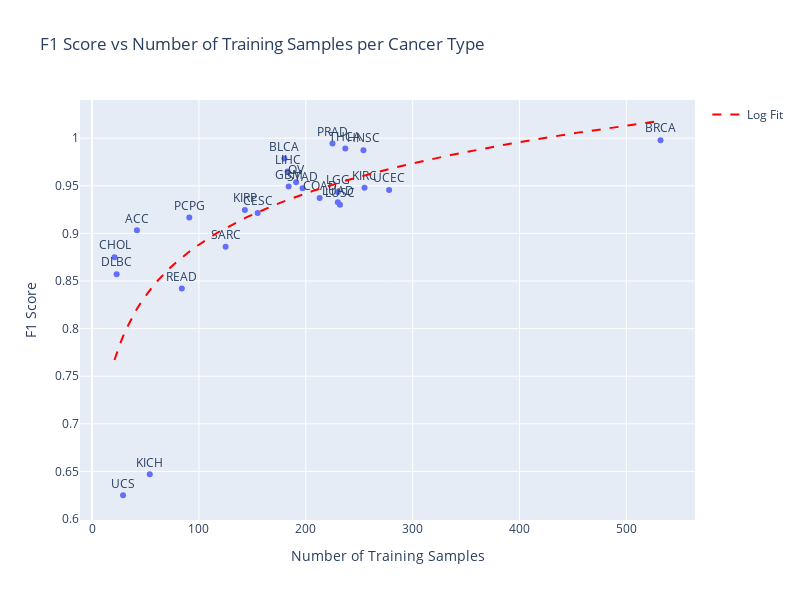

Source (notebook cell):
### Code cell
from scipy.optimize import curve_fit

# Define a function to fit (logarithmic model)
def log_func(x, a, b):
    return a * np.log(x) + b

# Fit the curve
x_data = df_val_f1_label_filter['n_train']
y_data = df_val_f1_label_filter['f1']
params, _ = curve_fit(log_func, x_data, y_data)

# Predict values using the fitted model
x_fit = np.linspace(min(x_data), max(x_data), 100)
y_fit = log_func(x_fit, *params)

# Plot
fig = px.scatter(
    df_val_f1_label_filter,
    x='n_train',
    y='f1',
    text='label',
    labels={'n_train': 'Number of Training Samples', 'f1': 'F1 Score'},
    hover_data=['label', 'n_train', 'n_val', 'f1'],
    title='F1 Score vs Number of Training Samples per Cancer Type'
)

# Add fitted curve
fig.add_scatter(x=x_fit, y=y_fit, mode='lines', name='Log Fit', line=dict(color='red', dash='dash'))

fig.update_traces(textposition='top center')
fig.update_layout(height=600, width=800)

fig.show()

### Figure 1 — Plotly figure (JSON) as saved in the notebook; plotly's stock layout.template omitted (floating-point values rounded to 4 significant figures)
{"data": [{"customdata": [["ACC", 16], ["BLCA", 70], ["BRCA", 232], ["CESC", 45], ["CHOL", 9], ["COAD", 85], ["DLBC", 8], ["GBM", 80], ["HNSC", 118], ["KICH", 19], ["KIRC", 111], ["KIRP", 55], ["LGG", 103], ["LIHC", 56], ["LUAD", 104], ["LUSC", 97], ["OV", 65], ["PCPG", 35], ["PRAD", 87], ["READ", 31], ["SARC", 43], ["STAD", 67], ["THCA", 93], ["UCEC", 111], ["UCS", 8]], "hovertemplate": "Number of Training Samples=%{x}<br>F1 Score=%{y}<br>label=%{customdata[0]}<br>n_val=%{customdata[1]}<extra></extra>", "legendgroup": "", "marker": {"color": "#636efa", "symbol": "circle"}, "mode": "markers+text", "name": "", "orientation": "v", "showlegend": false, "text": ["ACC", "BLCA", "BRCA", "CESC", "CHOL", "COAD", "DLBC", "GBM", "HNSC", "KICH", "KIRC", "KIRP", "LGG", "LIHC", "LUAD", "LUSC", "OV", "PCPG", "PRAD", "READ", "SARC", "STAD", "THCA", "UCEC", "UCS"], "textposition": "top center", "type": "scatter", "x": [42, 180, 532, 155, 21, 213, 23, 184, 254, 54, 255, 143, 230, 183, 230, 232, 191, 91, 225, 84, 125, 197, 237, 278, 29], "xaxis": "x", "y": [0.9032, 0.9787, 0.9978, 0.9213, 0.875, 0.9371, 0.8571, 0.9494, 0.9873, 0.6471, 0.9478, 0.9245, 0.9434, 0.9649, 0.9327, 0.93, 0.9538, 0.9167, 0.9943, 0.8421, 0.8861, 0.9474, 0.9892, 0.9455, 0.625], "yaxis": "y"}, {"line": {"color": "red", "dash": "dash"}, "mode": "lines", "name": "Log Fit", "textposition": "top center", "type": "scatter", "x": [21.0, 26.16, 31.32, 36.48, 41.65, 46.81, 51.97, 57.13, 62.29, 67.45, 72.62, 77.78, 82.94, 88.1, 93.26, 98.42, 103.6, 108.7, 113.9, 119.1, 124.2, 129.4, 134.6, 139.7, 144.9, 150.0, 155.2, 160.4, 165.5, 170.7, 175.8, 181.0, 186.2, 191.3, 196.5, 201.7, 206.8, 212.0, 217.1, 222.3, 227.5, 232.6, 237.8, 242.9, 248.1, 253.3, 258.4, 263.6, 268.8, 273.9, 279.1, 284.2, 289.4, 294.6, 299.7, 304.9, 310.1, 315.2, 320.4, 325.5, 330.7, 335.9, 341.0, 346.2, 351.3, 356.5, 361.7, 366.8, 372.0, 377.2, 382.3, 387.5, 392.6, 397.8, 403.0, 408.1, 413.3, 418.4, 423.6, 428.8, 433.9, 439.1, 444.3, 449.4, 454.6, 459.7, 464.9, 470.1, 475.2, 480.4, 485.5, 490.7, 495.9, 501.0, 506.2, 511.4, 516.5, 521.7, 526.8, 532.0], "y": [0.767, 0.7841, 0.7981, 0.8099, 0.8202, 0.8293, 0.8374, 0.8447, 0.8515, 0.8576, 0.8634, 0.8687, 0.8737, 0.8784, 0.8828, 0.887, 0.891, 0.8947, 0.8983, 0.9018, 0.9051, 0.9082, 0.9113, 0.9142, 0.917, 0.9197, 0.9224, 0.9249, 0.9274, 0.9297, 0.9321, 0.9343, 0.9365, 0.9386, 0.9407, 0.9427, 0.9447, 0.9466, 0.9484, 0.9503, 0.952, 0.9538, 0.9555, 0.9572, 0.9588, 0.9604, 0.962, 0.9635, 0.965, 0.9665, 0.9679, 0.9694, 0.9708, 0.9721, 0.9735, 0.9748, 0.9761, 0.9774, 0.9786, 0.9799, 0.9811, 0.9823, 0.9835, 0.9847, 0.9858, 0.9869, 0.9881, 0.9892, 0.9903, 0.9913, 0.9924, 0.9934, 0.9944, 0.9955, 0.9965, 0.9975, 0.9984, 0.9994, 1.0, 1.001, 1.002, 1.003, 1.004, 1.005, 1.006, 1.007, 1.008, 1.008, 1.009, 1.01, 1.011, 1.012, 1.013, 1.013, 1.014, 1.015, 1.016, 1.017, 1.017, 1.018]}], "layout": {"height": 600, "legend": {"tracegroupgap": 0}, "title": {"text": "F1 Score vs Number of Training Samples per Cancer Type"}, "width": 800, "xaxis": {"anchor": "y", "domain": [0, 1], "title": {"text": "Number of Training Samples"}}, "yaxis": {"anchor": "x", "domain": [0, 1], "title": {"text": "F1 Score"}}}}
